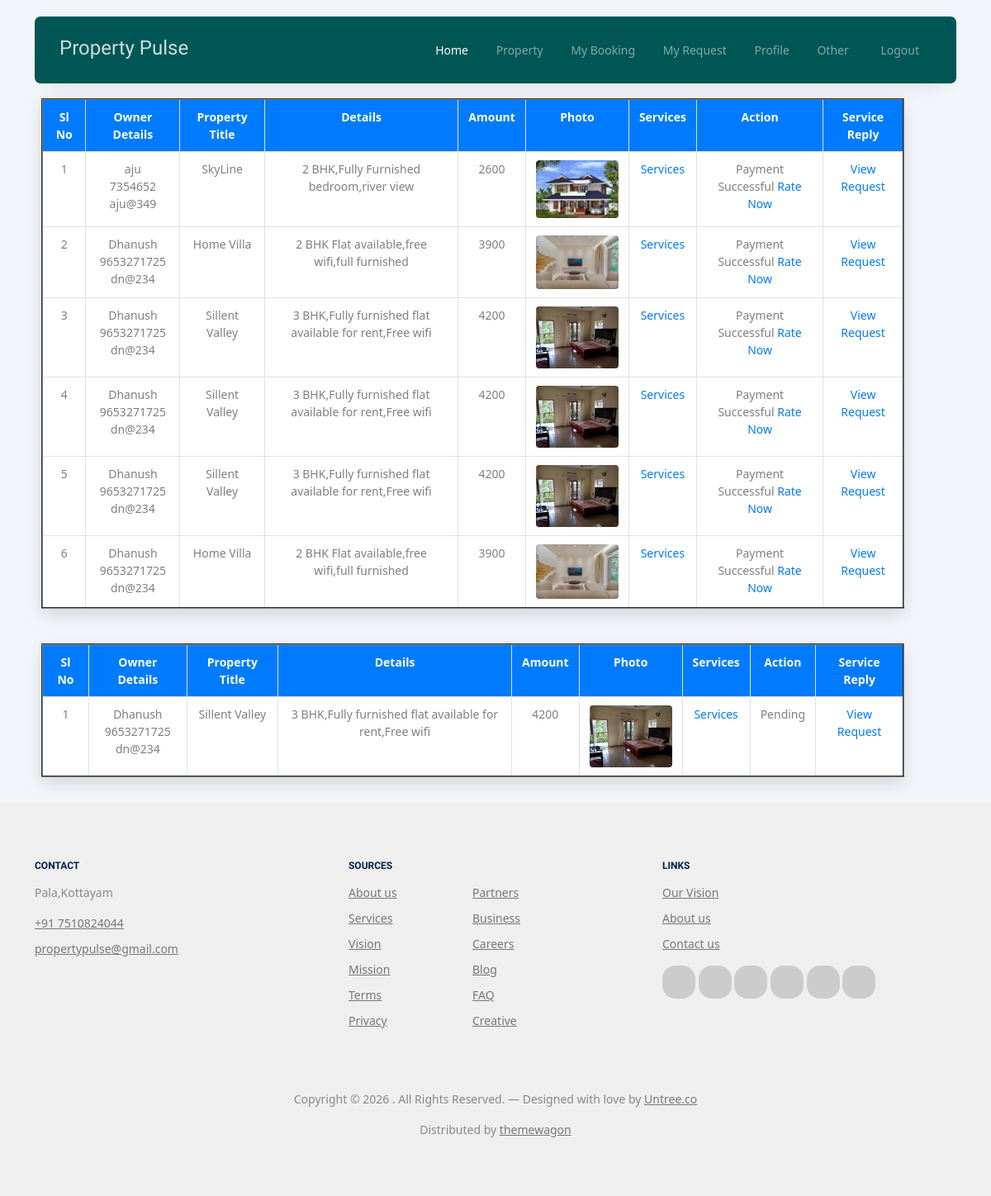
Page /User/mybookings/ (signed in) on the earlier database version.
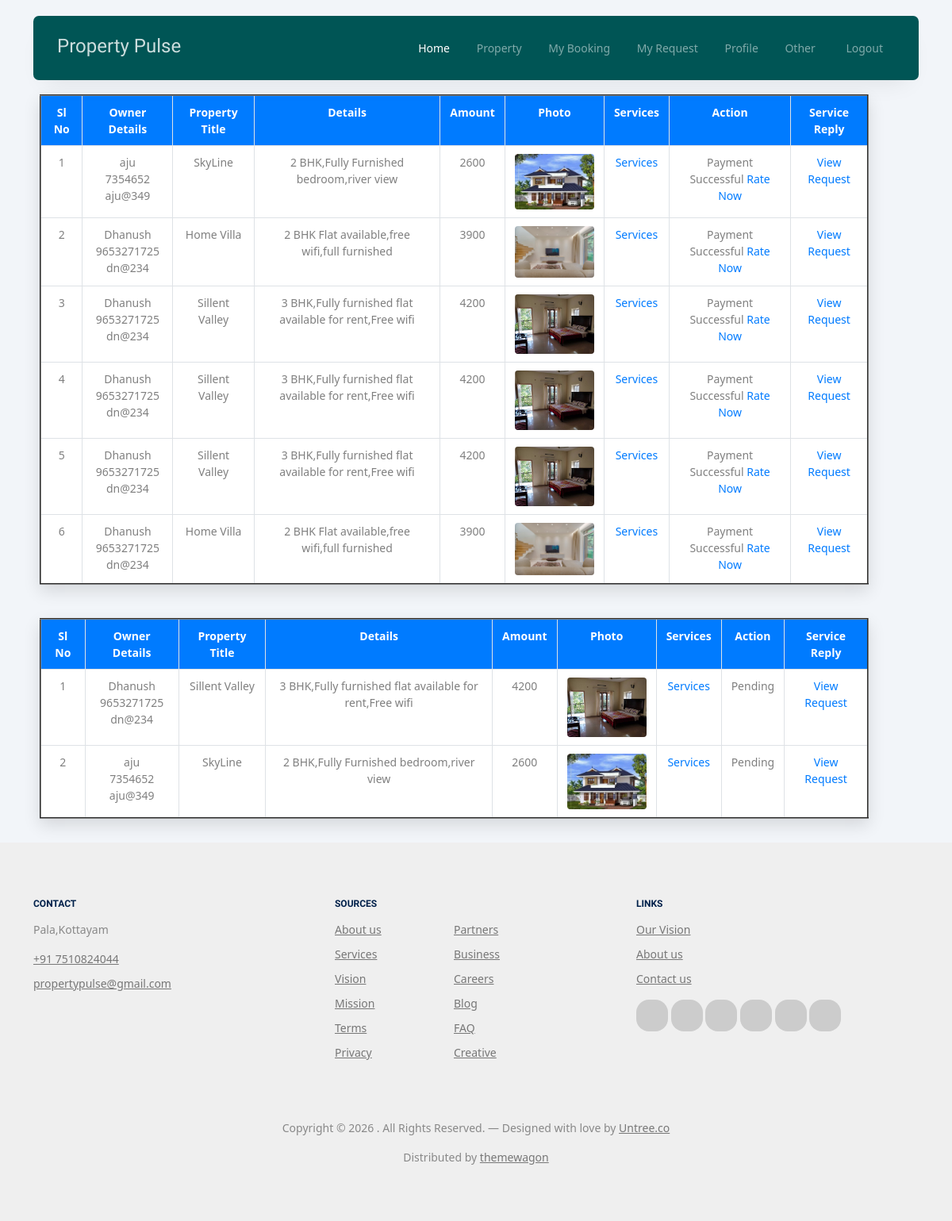
Same page on the later database version.
### User/models.py (models this page shows)
class tbl_request(models.Model):
    request_date=models.DateField(auto_now_add=True)
    request_status=models.IntegerField(default=0)
    request_advance=models.CharField(max_length=50)
    property=models.ForeignKey(tbl_property,on_delete=models.CASCADE)
    userid=models.ForeignKey(tbl_user,on_delete=models.CASCADE)

### Owner/models.py (models this page shows)
class tbl_property(models.Model):
    property_title=models.CharField(max_length=100)
    property_details=models.CharField(max_length=500)
    property_date=models.DateField(auto_now_add=True)
    property_status=models.IntegerField(default=0)
    property_photo=models.FileField(upload_to='Assets/PropertyPhotos/')
    propertytype_id=models.ForeignKey(tbl_propertytype,on_delete=models.CASCADE)
    owner=models.ForeignKey(tbl_owner,on_delete=models.CASCADE)
    property_amount=models.CharField(max_length=50)
    place=models.ForeignKey(tbl_place,on_delete=models.CASCADE)

### Guest/models.py (models this page shows)
class tbl_owner(models.Model):
    owner_name=models.CharField(max_length=50)
    owner_email=models.CharField(max_length=50)
    owner_contact=models.CharField(max_length=50)
    owner_address=models.CharField(max_length=50)
    owner_photo=models.FileField(upload_to='Assets/OwnerDocs/')
    owner_proof=models.FileField(upload_to='Assets/OwnerDocs/')
    owner_password=models.CharField(max_length=50)
    place=models.ForeignKey(tbl_place,on_delete=models.CASCADE)
    owner_status=models.IntegerField(default=0)
    owner_doj=models.DateField(auto_now_add=True)

### User/views.py (the view)
# urls.py: path('mybookings/',views.mybookings,name="mybookings"),
def mybookings(request):
    if "uid" not in request.session:
        return redirect("Guest:Login")
    else:
        bookingdata=tbl_request.objects.filter(userid=request.session['uid'],request_status=3)
        bookingpending=tbl_request.objects.filter(userid=request.session['uid'],request_status=0)
        return render(request,"User/Mybooking.html",{'bookingdata':bookingdata,'bookingpending':bookingpending})

### User/Templates/User/Mybooking.html (shortened to what the changed rows need)
{% extends 'User/Head.html' %}
{% block content %}
<!DOCTYPE html>
<html lang="en">
<head>
</head>
<body>
    <br>
    <div class="booking-wrapper">
        <h1>My Bookings</h1>
        <form method="post" enctype="multipart/form-data">
            <table border="2">
                {% for i in bookingdata %}
                <tr>
                    <td>{{ forloop.counter }}</td>
                    <td>
                        {{ i.property.owner.owner_name }}<br>
                        {{ i.property.owner.owner_contact }}<br>
                        {{ i.property.owner.owner_email }}
                    </td>
                    <td>{{ i.property.property_title }}</td>
                    <td>{{ i.property.property_details }}</td>
                    <td>{{ i.property.property_amount }}</td>
                    <td>
                        <img src="{{ i.property.property_photo.url }}" width="100">
                    </td>
                    <td>
                        <a href="{% url 'User:Servicerequest' i.id %}">Services</a>
                    </td>
                    <td>
                        {% if i.request_status == 0 %}
                        Pending
                        {% elif i.request_status == 1 %}
                        <button>
                            <a href="{% url 'User:payment' i.id %}">Pay Now</a>
                        </button>
                        {% elif i.request_status == 3 %}
                        Payment Successful
                        <a href="{% url 'User:rating' i.property.id %}">Rate Now</a>
                        {% endif %}
                    </td>
                    <td>
                        <a href="{% url 'User:viewservicerequestppt' i.id %}">View Request</a>
                    </td>
                </tr>
                {% endfor %}
            </table>
            <br>
            <br>
            <table border="2">
                {% for i in bookingpending %}
                <tr>
                    <td>{{ forloop.counter }}</td>
                    <td>
                        {{ i.property.owner.owner_name }}<br>
                        {{ i.property.owner.owner_contact }}<br>
                        {{ i.property.owner.owner_email }}
                    </td>
                    <td>{{ i.property.property_title }}</td>
                    <td>{{ i.property.property_details }}</td>
                    <td>{{ i.property.property_amount }}</td>
                    <td>
                        <img src="{{ i.property.property_photo.url }}" width="100">
                    </td>
                    <td>
                        <a href="{% url 'User:Servicerequest' i.id %}">Services</a>
                    </td>
                    {% if i.request_status == 0 %}
                    <td>Pending</td>
                    {% elif i.request_status == 1 %}
                    <td>
                        <button>
                            <a href="{% url 'User:payment' i.id %}">Pay Now</a>
                        </button>
                    </td>
                    {% elif i.request_status == 3 %}
                    <td>Payment Successful</td>
                    {% endif %}
                    <td>
                        <a href="{% url 'User:viewservicerequest' %}">View Request</a>
                    </td>
                </tr>
                {% endfor %}
            </table>
        </form>
    </div>
</body>
</html>
{% endblock content %}

Differences in the rows shown:
added tbl_request: property.owner.owner_name "aju", property.owner.owner_contact "7354652", property.owner.owner_email "aju@349", property.property_title "SkyLine", property.property_details "2 BHK,Fully Furnished bedroom,river view", property.property_amount "2600", property.property_photo (picture), request_status "Pending"
